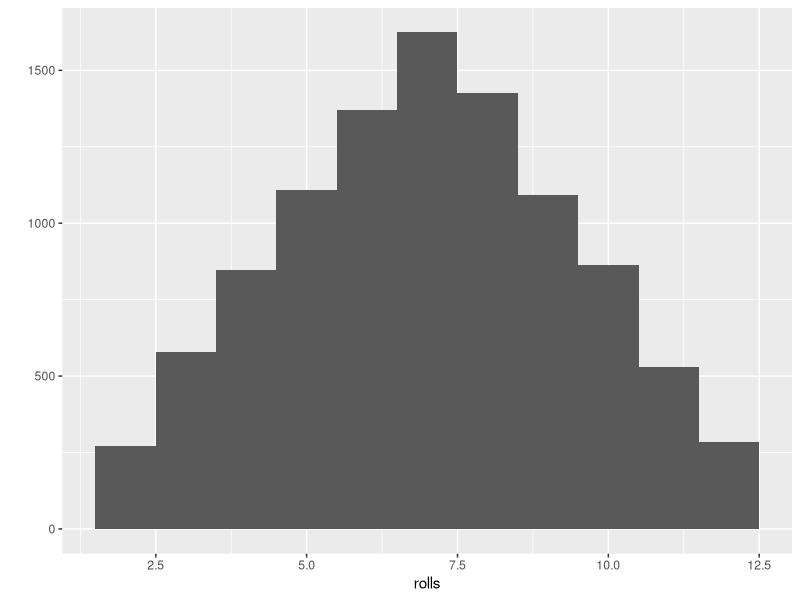

The R source for this figure:
library("ggplot2")

roll <- function(bones = 1:6, size=1) {
  dice <- sample(bones, size, replace = TRUE)
  sum(dice)
}

rolls <- replicate(10000, roll(size=2))
qplot(rolls, binwidth = 1)